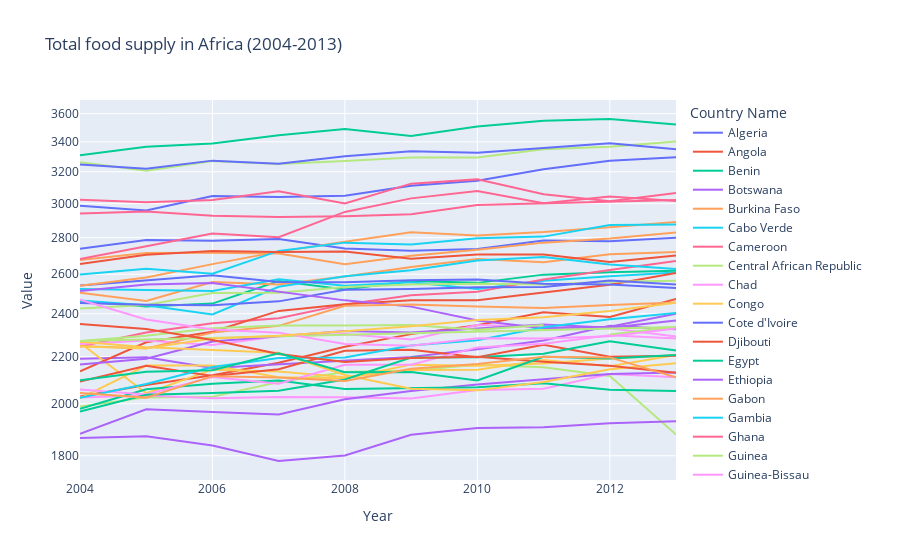

Notebook source saved alongside this figure:
### Code cell
#a line plot showing food supply by country
fig=px.line(df_s, x="Year", y="Value", color="Country Name",hover_name="Country Name", log_y=True,title="Total food supply in Africa (2004-2013)")
fig.show()

### Figure 1 — Plotly figure (JSON) as saved in the notebook; plotly's stock layout.template omitted (floating-point values rounded to 4 significant figures)
{"data": [{"hovertemplate": "<b>%{hovertext}</b><br><br>Country Name=Algeria<br>Year=%{x}<br>Value=%{y}<extra></extra>", "hovertext": ["Algeria", "Algeria", "Algeria", "Algeria", "Algeria", "Algeria", "Algeria", "Algeria", "Algeria", "Algeria"], "legendgroup": "Algeria", "line": {"color": "#636efa", "dash": "solid"}, "mode": "lines", "name": "Algeria", "orientation": "v", "showlegend": true, "type": "scatter", "x": [2004, 2005, 2006, 2007, 2008, 2009, 2010, 2011, 2012, 2013], "xaxis": "x", "y": [2987, 2958, 3047, 3041, 3048, 3110, 3142, 3217, 3272, 3296], "yaxis": "y"}, {"hovertemplate": "<b>%{hovertext}</b><br><br>Country Name=Angola<br>Year=%{x}<br>Value=%{y}<extra></extra>", "hovertext": ["Angola", "Angola", "Angola", "Angola", "Angola", "Angola", "Angola", "Angola", "Angola", "Angola"], "legendgroup": "Angola", "line": {"color": "#EF553B", "dash": "solid"}, "mode": "lines", "name": "Angola", "orientation": "v", "showlegend": true, "type": "scatter", "x": [2004, 2005, 2006, 2007, 2008, 2009, 2010, 2011, 2012, 2013], "xaxis": "x", "y": [2030, 2077, 2119, 2173, 2245, 2303, 2345, 2407, 2384, 2473], "yaxis": "y"}, {"hovertemplate": "<b>%{hovertext}</b><br><br>Country Name=Benin<br>Year=%{x}<br>Value=%{y}<extra></extra>", "hovertext": ["Benin", "Benin", "Benin", "Benin", "Benin", "Benin", "Benin", "Benin", "Benin", "Benin"], "legendgroup": "Benin", "line": {"color": "#00cc96", "dash": "solid"}, "mode": "lines", "name": "Benin", "orientation": "v", "showlegend": true, "type": "scatter", "x": [2004, 2005, 2006, 2007, 2008, 2009, 2010, 2011, 2012, 2013], "xaxis": "x", "y": [2461, 2435, 2450, 2564, 2521, 2565, 2555, 2598, 2610, 2619], "yaxis": "y"}, {"hovertemplate": "<b>%{hovertext}</b><br><br>Country Name=Botswana<br>Year=%{x}<br>Value=%{y}<extra></extra>", "hovertext": ["Botswana", "Botswana", "Botswana", "Botswana", "Botswana", "Botswana", "Botswana", "Botswana", "Botswana", "Botswana"], "legendgroup": "Botswana", "line": {"color": "#ab63fa", "dash": "solid"}, "mode": "lines", "name": "Botswana", "orientation": "v", "showlegend": true, "type": "scatter", "x": [2004, 2005, 2006, 2007, 2008, 2009, 2010, 2011, 2012, 2013], "xaxis": "x", "y": [2191, 2198, 2150, 2166, 2184, 2199, 2234, 2273, 2342, 2326], "yaxis": "y"}, {"hovertemplate": "<b>%{hovertext}</b><br><br>Country Name=Burkina Faso<br>Year=%{x}<br>Value=%{y}<extra></extra>", "hovertext": ["Burkina Faso", "Burkina Faso", "Burkina Faso", "Burkina Faso", "Burkina Faso", "Burkina Faso", "Burkina Faso", "Burkina Faso", "Burkina Faso", "Burkina Faso"], "legendgroup": "Burkina Faso", "line": {"color": "#FFA15A", "dash": "solid"}, "mode": "lines", "name": "Burkina Faso", "orientation": "v", "showlegend": true, "type": "scatter", "x": [2004, 2005, 2006, 2007, 2008, 2009, 2010, 2011, 2012, 2013], "xaxis": "x", "y": [2505, 2463, 2559, 2546, 2588, 2639, 2681, 2664, 2707, 2720], "yaxis": "y"}, {"hovertemplate": "<b>%{hovertext}</b><br><br>Country Name=Cabo Verde<br>Year=%{x}<br>Value=%{y}<extra></extra>", "hovertext": ["Cabo Verde", "Cabo Verde", "Cabo Verde", "Cabo Verde", "Cabo Verde", "Cabo Verde", "Cabo Verde", "Cabo Verde", "Cabo Verde", "Cabo Verde"], "legendgroup": "Cabo Verde", "line": {"color": "#19d3f3", "dash": "solid"}, "mode": "lines", "name": "Cabo Verde", "orientation": "v", "showlegend": true, "type": "scatter", "x": [2004, 2005, 2006, 2007, 2008, 2009, 2010, 2011, 2012, 2013], "xaxis": "x", "y": [2523, 2517, 2513, 2574, 2540, 2558, 2524, 2566, 2590, 2609], "yaxis": "y"}, {"hovertemplate": "<b>%{hovertext}</b><br><br>Country Name=Cameroon<br>Year=%{x}<br>Value=%{y}<extra></extra>", "hovertext": ["Cameroon", "Cameroon", "Cameroon", "Cameroon", "Cameroon", "Cameroon", "Cameroon", "Cameroon", "Cameroon", "Cameroon"], "legendgroup": "Cameroon", "line": {"color": "#FF6692", "dash": "solid"}, "mode": "lines", "name": "Cameroon", "orientation": "v", "showlegend": true, "type": "scatter", "x": [2004, 2005, 2006, 2007, 2008, 2009, 2010, 2011, 2012, 2013], "xaxis": "x", "y": [2246, 2311, 2354, 2378, 2446, 2492, 2510, 2573, 2622, 2671], "yaxis": "y"}, {"hovertemplate": "<b>%{hovertext}</b><br><br>Country Name=Central African Republic<br>Year=%{x}<br>Value=%{y}<extra></extra>", "hovertext": ["Central African Republic", "Central African Republic", "Central African Republic", "Central African Republic", "Central African Republic", "Central African Republic", "Central African Republic", "Central African Republic", "Central African Republic", "Central African Republic"], "legendgroup": "Central African Republic", "line": {"color": "#B6E880", "dash": "solid"}, "mode": "lines", "name": "Central African Republic", "orientation": "v", "showlegend": true, "type": "scatter", "x": [2004, 2005, 2006, 2007, 2008, 2009, 2010, 2011, 2012, 2013], "xaxis": "x", "y": [1989, 2026, 2029, 2090, 2133, 2139, 2164, 2154, 2116, 1879], "yaxis": "y"}, {"hovertemplate": "<b>%{hovertext}</b><br><br>Country Name=Chad<br>Year=%{x}<br>Value=%{y}<extra></extra>", "hovertext": ["Chad", "Chad", "Chad", "Chad", "Chad", "Chad", "Chad", "Chad", "Chad", "Chad"], "legendgroup": "Chad", "line": {"color": "#FF97FF", "dash": "solid"}, "mode": "lines", "name": "Chad", "orientation": "v", "showlegend": true, "type": "scatter", "x": [2004, 2005, 2006, 2007, 2008, 2009, 2010, 2011, 2012, 2013], "xaxis": "x", "y": [2026, 2034, 2022, 2028, 2027, 2021, 2057, 2062, 2124, 2110], "yaxis": "y"}, {"hovertemplate": "<b>%{hovertext}</b><br><br>Country Name=Congo<br>Year=%{x}<br>Value=%{y}<extra></extra>", "hovertext": ["Congo", "Congo", "Congo", "Congo", "Congo", "Congo", "Congo", "Congo", "Congo", "Congo"], "legendgroup": "Congo", "line": {"color": "#FECB52", "dash": "solid"}, "mode": "lines", "name": "Congo", "orientation": "v", "showlegend": true, "type": "scatter", "x": [2004, 2005, 2006, 2007, 2008, 2009, 2010, 2011, 2012, 2013], "xaxis": "x", "y": [2263, 2043, 2143, 2135, 2110, 2142, 2143, 2185, 2158, 2208], "yaxis": "y"}, {"hovertemplate": "<b>%{hovertext}</b><br><br>Country Name=Cote d'Ivoire<br>Year=%{x}<br>Value=%{y}<extra></extra>", "hovertext": ["Cote d'Ivoire", "Cote d'Ivoire", "Cote d'Ivoire", "Cote d'Ivoire", "Cote d'Ivoire", "Cote d'Ivoire", "Cote d'Ivoire", "Cote d'Ivoire", "Cote d'Ivoire", "Cote d'Ivoire"], "legendgroup": "Cote d'Ivoire", "line": {"color": "#636efa", "dash": "solid"}, "mode": "lines", "name": "Cote d'Ivoire", "orientation": "v", "showlegend": true, "type": "scatter", "x": [2004, 2005, 2006, 2007, 2008, 2009, 2010, 2011, 2012, 2013], "xaxis": "x", "y": [2738, 2787, 2783, 2792, 2739, 2727, 2737, 2784, 2780, 2799], "yaxis": "y"}, {"hovertemplate": "<b>%{hovertext}</b><br><br>Country Name=Djibouti<br>Year=%{x}<br>Value=%{y}<extra></extra>", "hovertext": ["Djibouti", "Djibouti", "Djibouti", "Djibouti", "Djibouti", "Djibouti", "Djibouti", "Djibouti", "Djibouti", "Djibouti"], "legendgroup": "Djibouti", "line": {"color": "#EF553B", "dash": "solid"}, "mode": "lines", "name": "Djibouti", "orientation": "v", "showlegend": true, "type": "scatter", "x": [2004, 2005, 2006, 2007, 2008, 2009, 2010, 2011, 2012, 2013], "xaxis": "x", "y": [2136, 2265, 2314, 2414, 2447, 2466, 2467, 2504, 2545, 2607], "yaxis": "y"}, {"hovertemplate": "<b>%{hovertext}</b><br><br>Country Name=Egypt<br>Year=%{x}<br>Value=%{y}<extra></extra>", "hovertext": ["Egypt", "Egypt", "Egypt", "Egypt", "Egypt", "Egypt", "Egypt", "Egypt", "Egypt", "Egypt"], "legendgroup": "Egypt", "line": {"color": "#00cc96", "dash": "solid"}, "mode": "lines", "name": "Egypt", "orientation": "v", "showlegend": true, "type": "scatter", "x": [2004, 2005, 2006, 2007, 2008, 2009, 2010, 2011, 2012, 2013], "xaxis": "x", "y": [3309, 3367, 3389, 3445, 3490, 3441, 3507, 3549, 3561, 3522], "yaxis": "y"}, {"hovertemplate": "<b>%{hovertext}</b><br><br>Country Name=Ethiopia<br>Year=%{x}<br>Value=%{y}<extra></extra>", "hovertext": ["Ethiopia", "Ethiopia", "Ethiopia", "Ethiopia", "Ethiopia", "Ethiopia", "Ethiopia", "Ethiopia", "Ethiopia", "Ethiopia"], "legendgroup": "Ethiopia", "line": {"color": "#ab63fa", "dash": "solid"}, "mode": "lines", "name": "Ethiopia", "orientation": "v", "showlegend": true, "type": "scatter", "x": [2004, 2005, 2006, 2007, 2008, 2009, 2010, 2011, 2012, 2013], "xaxis": "x", "y": [1882, 1978, 1967, 1957, 2018, 2052, 2080, 2103, 2124, 2131], "yaxis": "y"}, {"hovertemplate": "<b>%{hovertext}</b><br><br>Country Name=Gabon<br>Year=%{x}<br>Value=%{y}<extra></extra>", "hovertext": ["Gabon", "Gabon", "Gabon", "Gabon", "Gabon", "Gabon", "Gabon", "Gabon", "Gabon", "Gabon"], "legendgroup": "Gabon", "line": {"color": "#FFA15A", "dash": "solid"}, "mode": "lines", "name": "Gabon", "orientation": "v", "showlegend": true, "type": "scatter", "x": [2004, 2005, 2006, 2007, 2008, 2009, 2010, 2011, 2012, 2013], "xaxis": "x", "y": [2676, 2715, 2716, 2711, 2653, 2699, 2732, 2772, 2795, 2830], "yaxis": "y"}, {"hovertemplate": "<b>%{hovertext}</b><br><br>Country Name=Gambia<br>Year=%{x}<br>Value=%{y}<extra></extra>", "hovertext": ["Gambia", "Gambia", "Gambia", "Gambia", "Gambia", "Gambia", "Gambia", "Gambia", "Gambia", "Gambia"], "legendgroup": "Gambia", "line": {"color": "#19d3f3", "dash": "solid"}, "mode": "lines", "name": "Gambia", "orientation": "v", "showlegend": true, "type": "scatter", "x": [2004, 2005, 2006, 2007, 2008, 2009, 2010, 2011, 2012, 2013], "xaxis": "x", "y": [2465, 2442, 2397, 2535, 2589, 2621, 2674, 2692, 2652, 2628], "yaxis": "y"}, {"hovertemplate": "<b>%{hovertext}</b><br><br>Country Name=Ghana<br>Year=%{x}<br>Value=%{y}<extra></extra>", "hovertext": ["Ghana", "Ghana", "Ghana", "Ghana", "Ghana", "Ghana", "Ghana", "Ghana", "Ghana", "Ghana"], "legendgroup": "Ghana", "line": {"color": "#FF6692", "dash": "solid"}, "mode": "lines", "name": "Ghana", "orientation": "v", "showlegend": true, "type": "scatter", "x": [2004, 2005, 2006, 2007, 2008, 2009, 2010, 2011, 2012, 2013], "xaxis": "x", "y": [2682, 2751, 2824, 2803, 2950, 3032, 3077, 3002, 3043, 3016], "yaxis": "y"}, {"hovertemplate": "<b>%{hovertext}</b><br><br>Country Name=Guinea<br>Year=%{x}<br>Value=%{y}<extra></extra>", "hovertext": ["Guinea", "Guinea", "Guinea", "Guinea", "Guinea", "Guinea", "Guinea", "Guinea", "Guinea", "Guinea"], "legendgroup": "Guinea", "line": {"color": "#B6E880", "dash": "solid"}, "mode": "lines", "name": "Guinea", "orientation": "v", "showlegend": true, "type": "scatter", "x": [2004, 2005, 2006, 2007, 2008, 2009, 2010, 2011, 2012, 2013], "xaxis": "x", "y": [2426, 2443, 2503, 2505, 2534, 2546, 2550, 2546, 2561, 2566], "yaxis": "y"}, {"hovertemplate": "<b>%{hovertext}</b><br><br>Country Name=Guinea-Bissau<br>Year=%{x}<br>Value=%{y}<extra></extra>", "hovertext": ["Guinea-Bissau", "Guinea-Bissau", "Guinea-Bissau", "Guinea-Bissau", "Guinea-Bissau", "Guinea-Bissau", "Guinea-Bissau", "Guinea-Bissau", "Guinea-Bissau", "Guinea-Bissau"], "legendgroup": "Guinea-Bissau", "line": {"color": "#FF97FF", "dash": "solid"}, "mode": "lines", "name": "Guinea-Bissau", "orientation": "v", "showlegend": true, "type": "scatter", "x": [2004, 2005, 2006, 2007, 2008, 2009, 2010, 2011, 2012, 2013], "xaxis": "x", "y": [2257, 2273, 2253, 2293, 2304, 2278, 2346, 2336, 2331, 2292], "yaxis": "y"}, {"hovertemplate": "<b>%{hovertext}</b><br><br>Country Name=Kenya<br>Year=%{x}<br>Value=%{y}<extra></extra>", "hovertext": ["Kenya", "Kenya", "Kenya", "Kenya", "Kenya", "Kenya", "Kenya", "Kenya", "Kenya", "Kenya"], "legendgroup": "Kenya", "line": {"color": "#FECB52", "dash": "solid"}, "mode": "lines", "name": "Kenya", "orientation": "v", "showlegend": true, "type": "scatter", "x": [2004, 2005, 2006, 2007, 2008, 2009, 2010, 2011, 2012, 2013], "xaxis": "x", "y": [2022, 2161, 2161, 2110, 2106, 2165, 2160, 2170, 2192, 2206], "yaxis": "y"}, {"hovertemplate": "<b>%{hovertext}</b><br><br>Country Name=Lesotho<br>Year=%{x}<br>Value=%{y}<extra></extra>", "hovertext": ["Lesotho", "Lesotho", "Lesotho", "Lesotho", "Lesotho", "Lesotho", "Lesotho", "Lesotho", "Lesotho", "Lesotho"], "legendgroup": "Lesotho", "line": {"color": "#636efa", "dash": "solid"}, "mode": "lines", "name": "Lesotho", "orientation": "v", "showlegend": true, "type": "scatter", "x": [2004, 2005, 2006, 2007, 2008, 2009, 2010, 2011, 2012, 2013], "xaxis": "x", "y": [2541, 2567, 2595, 2560, 2558, 2569, 2572, 2550, 2547, 2529], "yaxis": "y"}, {"hovertemplate": "<b>%{hovertext}</b><br><br>Country Name=Liberia<br>Year=%{x}<br>Value=%{y}<extra></extra>", "hovertext": ["Liberia", "Liberia", "Liberia", "Liberia", "Liberia", "Liberia", "Liberia", "Liberia", "Liberia", "Liberia"], "legendgroup": "Liberia", "line": {"color": "#EF553B", "dash": "solid"}, "mode": "lines", "name": "Liberia", "orientation": "v", "showlegend": true, "type": "scatter", "x": [2004, 2005, 2006, 2007, 2008, 2009, 2010, 2011, 2012, 2013], "xaxis": "x", "y": [2092, 2160, 2116, 2145, 2227, 2231, 2198, 2254, 2200, 2204], "yaxis": "y"}, {"hovertemplate": "<b>%{hovertext}</b><br><br>Country Name=Madagascar<br>Year=%{x}<br>Value=%{y}<extra></extra>", "hovertext": ["Madagascar", "Madagascar", "Madagascar", "Madagascar", "Madagascar", "Madagascar", "Madagascar", "Madagascar", "Madagascar", "Madagascar"], "legendgroup": "Madagascar", "line": {"color": "#00cc96", "dash": "solid"}, "mode": "lines", "name": "Madagascar", "orientation": "v", "showlegend": true, "type": "scatter", "x": [2004, 2005, 2006, 2007, 2008, 2009, 2010, 2011, 2012, 2013], "xaxis": "x", "y": [1980, 2060, 2083, 2096, 2061, 2065, 2068, 2085, 2058, 2052], "yaxis": "y"}, {"hovertemplate": "<b>%{hovertext}</b><br><br>Country Name=Malawi<br>Year=%{x}<br>Value=%{y}<extra></extra>", "hovertext": ["Malawi", "Malawi", "Malawi", "Malawi", "Malawi", "Malawi", "Malawi", "Malawi", "Malawi", "Malawi"], "legendgroup": "Malawi", "line": {"color": "#ab63fa", "dash": "solid"}, "mode": "lines", "name": "Malawi", "orientation": "v", "showlegend": true, "type": "scatter", "x": [2004, 2005, 2006, 2007, 2008, 2009, 2010, 2011, 2012, 2013], "xaxis": "x", "y": [2166, 2191, 2269, 2293, 2318, 2311, 2329, 2348, 2333, 2367], "yaxis": "y"}, {"hovertemplate": "<b>%{hovertext}</b><br><br>Country Name=Mali<br>Year=%{x}<br>Value=%{y}<extra></extra>", "hovertext": ["Mali", "Mali", "Mali", "Mali", "Mali", "Mali", "Mali", "Mali", "Mali", "Mali"], "legendgroup": "Mali", "line": {"color": "#FFA15A", "dash": "solid"}, "mode": "lines", "name": "Mali", "orientation": "v", "showlegend": true, "type": "scatter", "x": [2004, 2005, 2006, 2007, 2008, 2009, 2010, 2011, 2012, 2013], "xaxis": "x", "y": [2540, 2583, 2654, 2722, 2777, 2831, 2813, 2832, 2860, 2890], "yaxis": "y"}, {"hovertemplate": "<b>%{hovertext}</b><br><br>Country Name=Mauritania<br>Year=%{x}<br>Value=%{y}<extra></extra>", "hovertext": ["Mauritania", "Mauritania", "Mauritania", "Mauritania", "Mauritania", "Mauritania", "Mauritania", "Mauritania", "Mauritania", "Mauritania"], "legendgroup": "Mauritania", "line": {"color": "#19d3f3", "dash": "solid"}, "mode": "lines", "name": "Mauritania", "orientation": "v", "showlegend": true, "type": "scatter", "x": [2004, 2005, 2006, 2007, 2008, 2009, 2010, 2011, 2012, 2013], "xaxis": "x", "y": [2599, 2629, 2603, 2726, 2772, 2762, 2797, 2806, 2873, 2876], "yaxis": "y"}, {"hovertemplate": "<b>%{hovertext}</b><br><br>Country Name=Mauritius<br>Year=%{x}<br>Value=%{y}<extra></extra>", "hovertext": ["Mauritius", "Mauritius", "Mauritius", "Mauritius", "Mauritius", "Mauritius", "Mauritius", "Mauritius", "Mauritius", "Mauritius"], "legendgroup": "Mauritius", "line": {"color": "#FF6692", "dash": "solid"}, "mode": "lines", "name": "Mauritius", "orientation": "v", "showlegend": true, "type": "scatter", "x": [2004, 2005, 2006, 2007, 2008, 2009, 2010, 2011, 2012, 2013], "xaxis": "x", "y": [3023, 3009, 3022, 3076, 3001, 3124, 3151, 3058, 3014, 3065], "yaxis": "y"}, {"hovertemplate": "<b>%{hovertext}</b><br><br>Country Name=Morocco<br>Year=%{x}<br>Value=%{y}<extra></extra>", "hovertext": ["Morocco", "Morocco", "Morocco", "Morocco", "Morocco", "Morocco", "Morocco", "Morocco", "Morocco", "Morocco"], "legendgroup": "Morocco", "line": {"color": "#B6E880", "dash": "solid"}, "mode": "lines", "name": "Morocco", "orientation": "v", "showlegend": true, "type": "scatter", "x": [2004, 2005, 2006, 2007, 2008, 2009, 2010, 2011, 2012, 2013], "xaxis": "x", "y": [3263, 3206, 3271, 3251, 3271, 3293, 3294, 3349, 3366, 3403], "yaxis": "y"}, {"hovertemplate": "<b>%{hovertext}</b><br><br>Country Name=Mozambique<br>Year=%{x}<br>Value=%{y}<extra></extra>", "hovertext": ["Mozambique", "Mozambique", "Mozambique", "Mozambique", "Mozambique", "Mozambique", "Mozambique", "Mozambique", "Mozambique", "Mozambique"], "legendgroup": "Mozambique", "line": {"color": "#FF97FF", "dash": "solid"}, "mode": "lines", "name": "Mozambique", "orientation": "v", "showlegend": true, "type": "scatter", "x": [2004, 2005, 2006, 2007, 2008, 2009, 2010, 2011, 2012, 2013], "xaxis": "x", "y": [2059, 2038, 2111, 2083, 2164, 2165, 2242, 2259, 2298, 2283], "yaxis": "y"}, {"hovertemplate": "<b>%{hovertext}</b><br><br>Country Name=Namibia<br>Year=%{x}<br>Value=%{y}<extra></extra>", "hovertext": ["Namibia", "Namibia", "Namibia", "Namibia", "Namibia", "Namibia", "Namibia", "Namibia", "Namibia", "Namibia"], "legendgroup": "Namibia", "line": {"color": "#FECB52", "dash": "solid"}, "mode": "lines", "name": "Namibia", "orientation": "v", "showlegend": true, "type": "scatter", "x": [2004, 2005, 2006, 2007, 2008, 2009, 2010, 2011, 2012, 2013], "xaxis": "x", "y": [2268, 2243, 2230, 2218, 2120, 2062, 2055, 2090, 2145, 2171], "yaxis": "y"}, {"hovertemplate": "<b>%{hovertext}</b><br><br>Country Name=Niger<br>Year=%{x}<br>Value=%{y}<extra></extra>", "hovertext": ["Niger", "Niger", "Niger", "Niger", "Niger", "Niger", "Niger", "Niger", "Niger", "Niger"], "legendgroup": "Niger", "line": {"color": "#636efa", "dash": "solid"}, "mode": "lines", "name": "Niger", "orientation": "v", "showlegend": true, "type": "scatter", "x": [2004, 2005, 2006, 2007, 2008, 2009, 2010, 2011, 2012, 2013], "xaxis": "x", "y": [2453, 2444, 2442, 2461, 2520, 2523, 2533, 2534, 2567, 2547], "yaxis": "y"}, {"hovertemplate": "<b>%{hovertext}</b><br><br>Country Name=Nigeria<br>Year=%{x}<br>Value=%{y}<extra></extra>", "hovertext": ["Nigeria", "Nigeria", "Nigeria", "Nigeria", "Nigeria", "Nigeria", "Nigeria", "Nigeria", "Nigeria", "Nigeria"], "legendgroup": "Nigeria", "line": {"color": "#EF553B", "dash": "solid"}, "mode": "lines", "name": "Nigeria", "orientation": "v", "showlegend": true, "type": "scatter", "x": [2004, 2005, 2006, 2007, 2008, 2009, 2010, 2011, 2012, 2013], "xaxis": "x", "y": [2655, 2705, 2725, 2720, 2723, 2683, 2706, 2706, 2665, 2700], "yaxis": "y"}, {"hovertemplate": "<b>%{hovertext}</b><br><br>Country Name=Rwanda<br>Year=%{x}<br>Value=%{y}<extra></extra>", "hovertext": ["Rwanda", "Rwanda", "Rwanda", "Rwanda", "Rwanda", "Rwanda", "Rwanda", "Rwanda", "Rwanda", "Rwanda"], "legendgroup": "Rwanda", "line": {"color": "#00cc96", "dash": "solid"}, "mode": "lines", "name": "Rwanda", "orientation": "v", "showlegend": true, "type": "scatter", "x": [2004, 2005, 2006, 2007, 2008, 2009, 2010, 2011, 2012, 2013], "xaxis": "x", "y": [1969, 2037, 2044, 2053, 2101, 2196, 2198, 2213, 2270, 2228], "yaxis": "y"}, {"hovertemplate": "<b>%{hovertext}</b><br><br>Country Name=Sao Tome and Principe<br>Year=%{x}<br>Value=%{y}<extra></extra>", "hovertext": ["Sao Tome and Principe", "Sao Tome and Principe", "Sao Tome and Principe", "Sao Tome and Principe", "Sao Tome and Principe", "Sao Tome and Principe", "Sao Tome and Principe", "Sao Tome and Principe", "Sao Tome and Principe", "Sao Tome and Principe"], "legendgroup": "Sao Tome and Principe", "line": {"color": "#ab63fa", "dash": "solid"}, "mode": "lines", "name": "Sao Tome and Principe", "orientation": "v", "showlegend": true, "type": "scatter", "x": [2004, 2005, 2006, 2007, 2008, 2009, 2010, 2011, 2012, 2013], "xaxis": "x", "y": [2513, 2546, 2554, 2511, 2466, 2435, 2368, 2331, 2338, 2400], "yaxis": "y"}, {"hovertemplate": "<b>%{hovertext}</b><br><br>Country Name=Senegal<br>Year=%{x}<br>Value=%{y}<extra></extra>", "hovertext": ["Senegal", "Senegal", "Senegal", "Senegal", "Senegal", "Senegal", "Senegal", "Senegal", "Senegal", "Senegal"], "legendgroup": "Senegal", "line": {"color": "#FFA15A", "dash": "solid"}, "mode": "lines", "name": "Senegal", "orientation": "v", "showlegend": true, "type": "scatter", "x": [2004, 2005, 2006, 2007, 2008, 2009, 2010, 2011, 2012, 2013], "xaxis": "x", "y": [2248, 2237, 2310, 2342, 2439, 2446, 2435, 2428, 2443, 2456], "yaxis": "y"}, {"hovertemplate": "<b>%{hovertext}</b><br><br>Country Name=Sierra Leone<br>Year=%{x}<br>Value=%{y}<extra></extra>", "hovertext": ["Sierra Leone", "Sierra Leone", "Sierra Leone", "Sierra Leone", "Sierra Leone", "Sierra Leone", "Sierra Leone", "Sierra Leone", "Sierra Leone", "Sierra Leone"], "legendgroup": "Sierra Leone", "line": {"color": "#19d3f3", "dash": "solid"}, "mode": "lines", "name": "Sierra Leone", "orientation": "v", "showlegend": true, "type": "scatter", "x": [2004, 2005, 2006, 2007, 2008, 2009, 2010, 2011, 2012, 2013], "xaxis": "x", "y": [2024, 2082, 2155, 2194, 2197, 2251, 2275, 2335, 2374, 2404], "yaxis": "y"}, {"hovertemplate": "<b>%{hovertext}</b><br><br>Country Name=South Africa<br>Year=%{x}<br>Value=%{y}<extra></extra>", "hovertext": ["South Africa", "South Africa", "South Africa", "South Africa", "South Africa", "South Africa", "South Africa", "South Africa", "South Africa", "South Africa"], "legendgroup": "South Africa", "line": {"color": "#FF6692", "dash": "solid"}, "mode": "lines", "name": "South Africa", "orientation": "v", "showlegend": true, "type": "scatter", "x": [2004, 2005, 2006, 2007, 2008, 2009, 2010, 2011, 2012, 2013], "xaxis": "x", "y": [2940, 2952, 2927, 2920, 2924, 2936, 2992, 3002, 3014, 3022], "yaxis": "y"}, {"hovertemplate": "<b>%{hovertext}</b><br><br>Country Name=Sudan<br>Year=%{x}<br>Value=%{y}<extra></extra>", "hovertext": ["Sudan", "Sudan", "Sudan", "Sudan", "Sudan", "Sudan", "Sudan", "Sudan", "Sudan", "Sudan"], "legendgroup": "Sudan", "line": {"color": "#B6E880", "dash": "solid"}, "mode": "lines", "name": "Sudan", "orientation": "v", "showlegend": true, "type": "scatter", "x": [2012, 2013, 2004, 2005, 2006, 2007, 2008, 2009, 2010, 2011], "xaxis": "x", "y": [2301, 2336, 2271, 2296, 2331, 2344, 2344, 2346, 2323, 2346], "yaxis": "y"}, {"hovertemplate": "<b>%{hovertext}</b><br><br>Country Name=Swaziland<br>Year=%{x}<br>Value=%{y}<extra></extra>", "hovertext": ["Swaziland", "Swaziland", "Swaziland", "Swaziland", "Swaziland", "Swaziland", "Swaziland", "Swaziland", "Swaziland", "Swaziland"], "legendgroup": "Swaziland", "line": {"color": "#FF97FF", "dash": "solid"}, "mode": "lines", "name": "Swaziland", "orientation": "v", "showlegend": true, "type": "scatter", "x": [2004, 2005, 2006, 2007, 2008, 2009, 2010, 2011, 2012, 2013], "xaxis": "x", "y": [2469, 2372, 2325, 2310, 2257, 2249, 2284, 2283, 2293, 2329], "yaxis": "y"}, {"hovertemplate": "<b>%{hovertext}</b><br><br>Country Name=Togo<br>Year=%{x}<br>Value=%{y}<extra></extra>", "hovertext": ["Togo", "Togo", "Togo", "Togo", "Togo", "Togo", "Togo", "Togo", "Togo", "Togo"], "legendgroup": "Togo", "line": {"color": "#FECB52", "dash": "solid"}, "mode": "lines", "name": "Togo", "orientation": "v", "showlegend": true, "type": "scatter", "x": [2004, 2005, 2006, 2007, 2008, 2009, 2010, 2011, 2012, 2013], "xaxis": "x", "y": [2246, 2238, 2283, 2295, 2316, 2340, 2370, 2383, 2414, 2454], "yaxis": "y"}, {"hovertemplate": "<b>%{hovertext}</b><br><br>Country Name=Tunisia<br>Year=%{x}<br>Value=%{y}<extra></extra>", "hovertext": ["Tunisia", "Tunisia", "Tunisia", "Tunisia", "Tunisia", "Tunisia", "Tunisia", "Tunisia", "Tunisia", "Tunisia"], "legendgroup": "Tunisia", "line": {"color": "#636efa", "dash": "solid"}, "mode": "lines", "name": "Tunisia", "orientation": "v", "showlegend": true, "type": "scatter", "x": [2004, 2005, 2006, 2007, 2008, 2009, 2010, 2011, 2012, 2013], "xaxis": "x", "y": [3248, 3220, 3273, 3252, 3302, 3335, 3326, 3360, 3390, 3349], "yaxis": "y"}, {"hovertemplate": "<b>%{hovertext}</b><br><br>Country Name=Uganda<br>Year=%{x}<br>Value=%{y}<extra></extra>", "hovertext": ["Uganda", "Uganda", "Uganda", "Uganda", "Uganda", "Uganda", "Uganda", "Uganda", "Uganda", "Uganda"], "legendgroup": "Uganda", "line": {"color": "#EF553B", "dash": "solid"}, "mode": "lines", "name": "Uganda", "orientation": "v", "showlegend": true, "type": "scatter", "x": [2004, 2005, 2006, 2007, 2008, 2009, 2010, 2011, 2012, 2013], "xaxis": "x", "y": [2351, 2327, 2276, 2212, 2177, 2194, 2200, 2178, 2160, 2130], "yaxis": "y"}, {"hovertemplate": "<b>%{hovertext}</b><br><br>Country Name=United Republic of Tanzania<br>Year=%{x}<br>Value=%{y}<extra></extra>", "hovertext": ["United Republic of Tanzania", "United Republic of Tanzania", "United Republic of Tanzania", "United Republic of Tanzania", "United Republic of Tanzania", "United Republic of Tanzania", "United Republic of Tanzania", "United Republic of Tanzania", "United Republic of Tanzania", "United Republic of Tanzania"], "legendgroup": "United Republic of Tanzania", "line": {"color": "#00cc96", "dash": "solid"}, "mode": "lines", "name": "United Republic of Tanzania", "orientation": "v", "showlegend": true, "type": "scatter", "x": [2004, 2005, 2006, 2007, 2008, 2009, 2010, 2011, 2012, 2013], "xaxis": "x", "y": [2098, 2134, 2141, 2215, 2132, 2133, 2097, 2200, 2192, 2208], "yaxis": "y"}, {"hovertemplate": "<b>%{hovertext}</b><br><br>Country Name=Zambia<br>Year=%{x}<br>Value=%{y}<extra></extra>", "hovertext": ["Zambia", "Zambia", "Zambia", "Zambia", "Zambia", "Zambia", "Zambia", "Zambia", "Zambia", "Zambia"], "legendgroup": "Zambia", "line": {"color": "#ab63fa", "dash": "solid"}, "mode": "lines", "name": "Zambia", "orientation": "v", "showlegend": true, "type": "scatter", "x": [2004, 2005, 2006, 2007, 2008, 2009, 2010, 2011, 2012, 2013], "xaxis": "x", "y": [1866, 1873, 1838, 1781, 1801, 1878, 1904, 1907, 1923, 1930], "yaxis": "y"}, {"hovertemplate": "<b>%{hovertext}</b><br><br>Country Name=Zimbabwe<br>Year=%{x}<br>Value=%{y}<extra></extra>", "hovertext": ["Zimbabwe", "Zimbabwe", "Zimbabwe", "Zimbabwe", "Zimbabwe", "Zimbabwe", "Zimbabwe", "Zimbabwe", "Zimbabwe", "Zimbabwe"], "legendgroup": "Zimbabwe", "line": {"color": "#FFA15A", "dash": "solid"}, "mode": "lines", "name": "Zimbabwe", "orientation": "v", "showlegend": true, "type": "scatter", "x": [2004, 2005, 2006, 2007, 2008, 2009, 2010, 2011, 2012, 2013], "xaxis": "x", "y": [2044, 2025, 2115, 2109, 2094, 2147, 2168, 2200, 2197, 2110], "yaxis": "y"}], "layout": {"legend": {"title": {"text": "Country Name"}, "tracegroupgap": 0}, "title": {"text": "Total food supply in Africa (2004-2013)"}, "xaxis": {"anchor": "y", "domain": [0, 1], "title": {"text": "Year"}}, "yaxis": {"anchor": "x", "domain": [0, 1], "title": {"text": "Value"}, "type": "log"}}}
